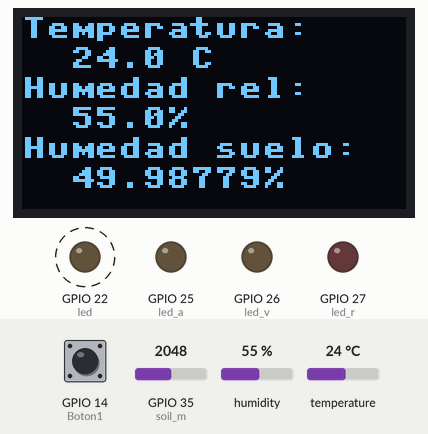
The program below on a simulated ESP32 board running MicroPython. Shown: 128×64 one-colour display, output pins drawn as LEDs (lit = HIGH). Dashed ring = blinking. Inputs (shaded band) come from the test bench; at power-on: GPIO 14 (Boton1) HIGH, humidity 55 %, GPIO 35 (soil_m) = 2048, temperature 24 °C (analog values on the 0–4095 scale). Library files of the repository ran but are not shown: ssd1306.py.

Above: at 1.07 s.
1.3 s: GPIO 14 (Boton1) pulled LOW for 3 s
At 1.47 s:
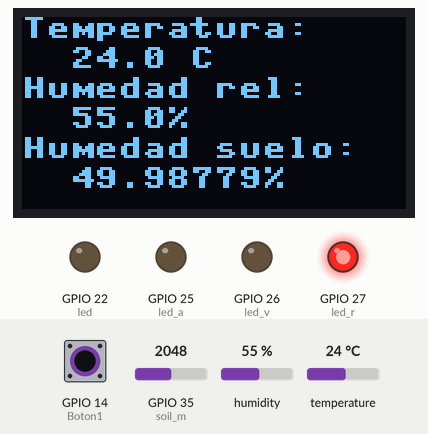
7.3 s: GPIO 14 (Boton1) pulled LOW for 3 s
At 7.47 s:
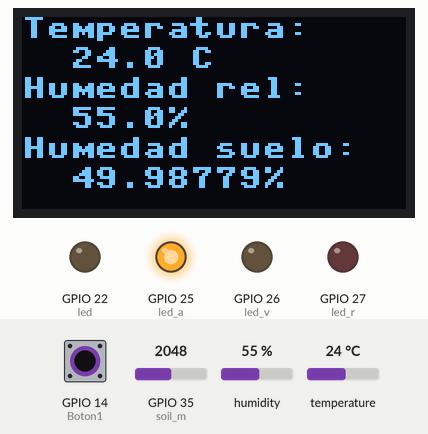
13.3 s: humidity set to 22 %
At 15.37 s:
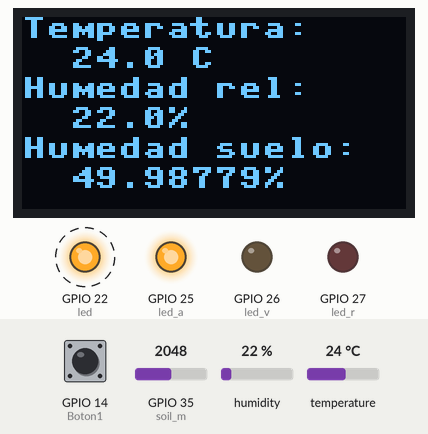
19.3 s: GPIO 35 (soil_m) set to 2866
At 20.57 s:
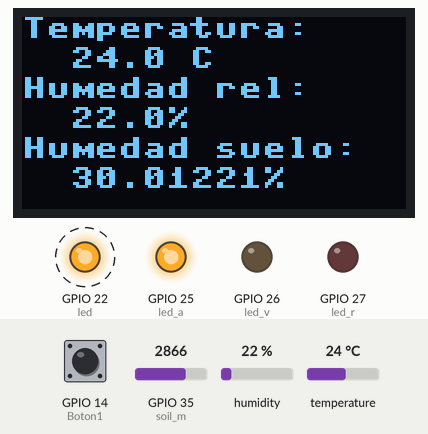
25.3 s: GPIO 14 (Boton1) pulled LOW for 3 s
At 25.57 s:
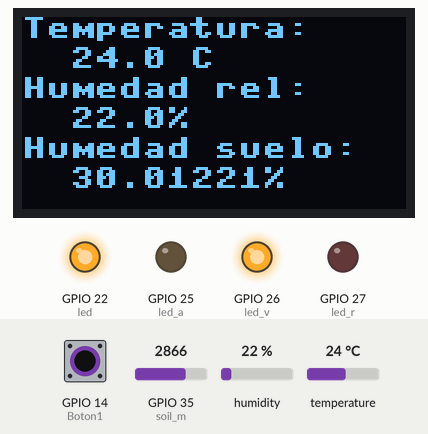
31.3 s: temperature set to 12 °C
At 35.67 s:
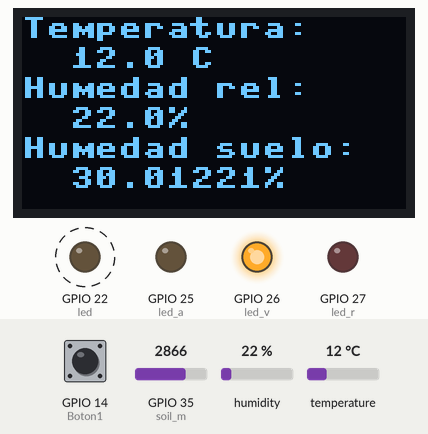
Timing chart, 0 to 38.3 s (numbered marks = the images above; inputs shaded):
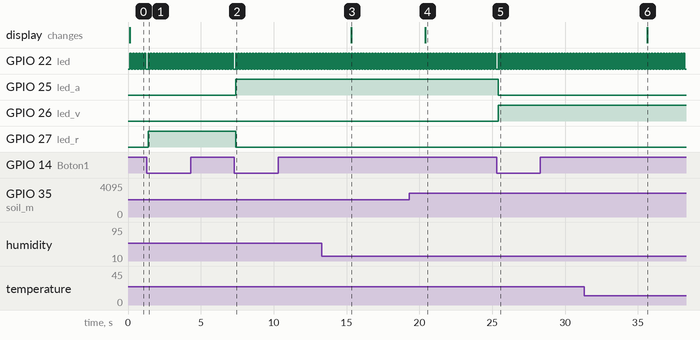

Measured:
- after the input at 1.3 s, GPIO 27 (led_r): LOW → HIGH after 0.10 s
- after the input at 7.3 s, GPIO 25 (led_a): LOW → HIGH after 0.10 s; GPIO 27 (led_r): HIGH → LOW after 0.10 s
- after the input at 13.3 s, the display: changes after 2.0 s (image 3)
- after the input at 19.3 s, the display: changes after 1.1 s (image 4)
- after the input at 25.3 s, GPIO 25 (led_a): HIGH → LOW after 0.10 s; GPIO 26 (led_v): LOW → HIGH after 0.10 s
- after the input at 31.3 s, the display: changes after 4.3 s (image 6)
- by itself, GPIO 22 (led): alternates HIGH for 0.10 s and LOW for 0.10 s

The program:

test.py
```python
import time
import machine
from machine import Pin, SoftI2C, Timer, ADC
from ssd1306 import SSD1306_I2C
import dht

interruptCounter = 0

led = Pin(22, Pin.OUT)
led_r = Pin(27, Pin.OUT)
led_a = Pin(25, Pin.OUT)
led_v = Pin(26, Pin.OUT)
soil_m = ADC(Pin(35))
soil_m.atten(ADC.ATTN_11DB)

led.value(0)
led_r.value(0)
led_a.value(0)
led_v.value(0)


i2c = SoftI2C(scl=Pin(19), sda=Pin(23))
sensor1 = dht.DHT11(Pin(5))

oled = SSD1306_I2C(128, 64, i2c)

#led.fill(1)
#oled.show()
#oled.text('Hola!!', 0, 10)
#oled.show()

def external_interrupt_1 (pin):
    global interruptCounter
    time.sleep(0.1)

    if interruptCounter == 0:
        led_a.value(0)
        led_r.value(1)
        led_v.value(0)
        state = machine.disable_irq()
        interruptCounter = 1
        machine.enable_irq(state)
    elif interruptCounter ==1:
        led_a.value(1)
        led_r.value(0)
        led_v.value(0)
        state = machine.disable_irq()
        interruptCounter = 2
        machine.enable_irq(state)
    else:
        led_a.value(0)
        led_r.value(0)
        led_v.value(1)
        state = machine.disable_irq()
        interruptCounter = 0
        machine.enable_irq(state)

Boton1 = Pin (14, Pin.IN, pull=Pin.PULL_UP)
Boton1.irq (trigger=Pin.IRQ_FALLING, handler=external_interrupt_1)


def tick(timer):
    global led
    led.value(not led.value())

timer = Timer(0)
timer.init(period=100, mode=Timer.PERIODIC, callback=tick)


while True:
  try:
    sensor1.measure()
    temp = sensor1.temperature()
    hum = sensor1.humidity()
    soil_value = soil_m.read()
    soil_value = (4095-soil_value)/40.95
    oled.fill(0)
    oled.show()
    oled.text('Temperatura:', 0, 0)
    oled.text('  '+str(float(temp))+" C", 0, 10)
    oled.text('Humedad rel:', 0, 20)
    oled.text('  '+str(float(hum))+'%', 0, 30)
    oled.text('Humedad suelo:', 0, 40)
    oled.text('  '+str(float(soil_value))+'%', 0, 50)
    oled.show()

    time.sleep(5)
  except OSError as e:
    print(str(e))


  
```
